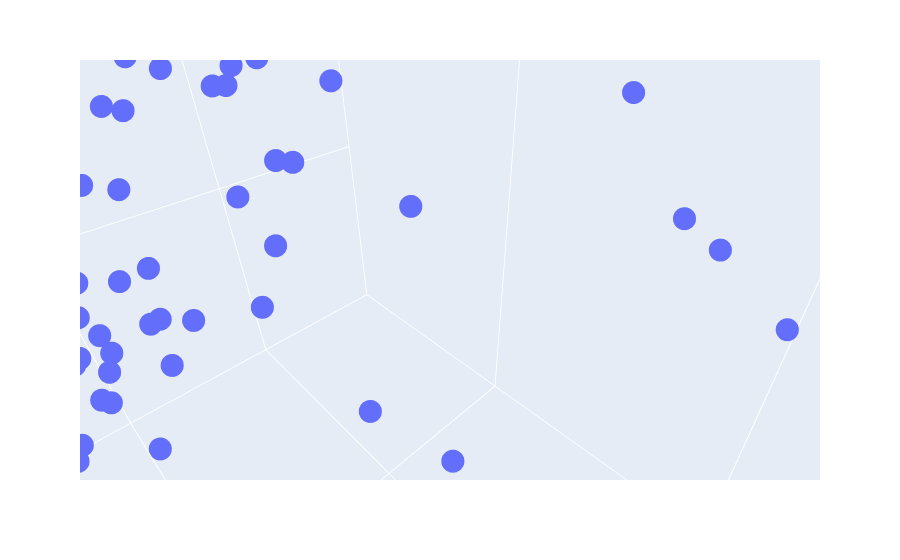

Notebook cell for this chart:
### Markdown cell above
The cell below will allow you to view the data as a 3D scatterplot. Rotate the data around and zoom in and out using your trackpad or the controls at the top right of the figure.

You should see that the data is an ellipsoid that looks roughly like a surfboard or a [hashbrown patty](https://www.google.com/search?q=hashbrown+patty&source=lnms&tbm=isch). That is, it is pretty long in one direction, pretty wide in another direction, and relatively thin along its third dimension. We can think of these as the "length", "width", and "thickness" of the surfboard data.

Observe that the surfboard is not aligned with the x/y/z axes.

If you get an error that your browser does not support webgl, you may need to restart your kernel and/or browser.

### Code cell
fig = px.scatter_3d(surfboard, x='x', y='y', z='z', range_x = [-10, 10], range_y = [-10, 10], range_z = [-10, 10])
fig.show()

### Figure 1 — Plotly figure (JSON) as saved in the notebook; plotly's stock layout.template omitted (floating-point values rounded to 4 significant figures; data arrays with more than 128 entries replaced by an {"elided": "..."} marker saying what was removed)
{"data": [{"hovertemplate": "x=%{x}<br>y=%{y}<br>z=%{z}<extra></extra>", "legendgroup": "", "marker": {"color": "#636efa", "symbol": "circle"}, "mode": "markers", "name": "", "scene": "scene", "showlegend": false, "type": "scatter3d", "x": {"elided": "1000 float values"}, "y": {"elided": "1000 float values"}, "z": {"elided": "1000 float values"}}], "layout": {"autosize": true, "legend": {"tracegroupgap": 0}, "margin": {"t": 60}, "scene": {"aspectmode": "auto", "aspectratio": {"x": 0.7745, "y": 1.188, "z": 1.087}, "camera": {"center": {"x": 0, "y": 0, "z": 0}, "eye": {"x": 0.005774, "y": 0.005774, "z": 0.005774}, "projection": {"type": "perspective"}, "up": {"x": 0, "y": 0, "z": 1}}, "domain": {"x": [0, 1], "y": [0, 1]}, "xaxis": {"range": [-10, 10], "title": {"text": "x"}, "type": "linear"}, "yaxis": {"range": [-10, 10], "title": {"text": "y"}, "type": "linear"}, "zaxis": {"range": [-10, 10], "title": {"text": "z"}, "type": "linear"}}}}
